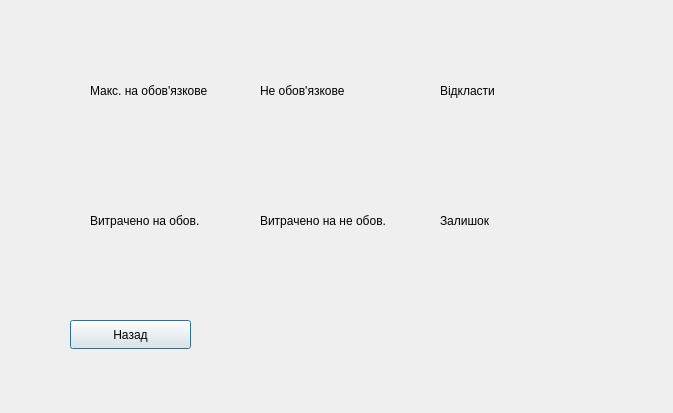
<?xml version="1.0" encoding="UTF-8"?>
<ui version="4.0">
 <class>AnalysisDialog</class>
 <widget class="QDialog" name="AnalysisDialog">
  <property name="geometry">
   <rect>
    <x>0</x>
    <y>0</y>
    <width>673</width>
    <height>413</height>
   </rect>
  </property>
  <property name="windowTitle">
   <string>Dialog</string>
  </property>
  <widget class="QPushButton" name="pb_cancel">
   <property name="geometry">
    <rect>
     <x>70</x>
     <y>320</y>
     <width>121</width>
     <height>29</height>
    </rect>
   </property>
   <property name="text">
    <string>Назад</string>
   </property>
  </widget>
  <widget class="QWidget" name="layoutWidget">
   <property name="geometry">
    <rect>
     <x>260</x>
     <y>80</y>
     <width>110</width>
     <height>49</height>
    </rect>
   </property>
   <layout class="QGridLayout" name="gridLayout_2">
    <item row="0" column="0">
     <widget class="QLabel" name="label_3">
      <property name="text">
       <string>Не обов'язкове</string>
      </property>
     </widget>
    </item>
    <item row="1" column="0">
     <widget class="QLabel" name="l_notNecessarily">
      <property name="text">
       <string/>
      </property>
     </widget>
    </item>
   </layout>
  </widget>
  <widget class="QWidget" name="layoutWidget_2">
   <property name="geometry">
    <rect>
     <x>440</x>
     <y>80</y>
     <width>68</width>
     <height>49</height>
    </rect>
   </property>
   <layout class="QGridLayout" name="gridLayout_3">
    <item row="2" column="0">
     <widget class="QLabel" name="l_saving">
      <property name="text">
       <string/>
      </property>
     </widget>
    </item>
    <item row="1" column="0">
     <widget class="QLabel" name="label_5">
      <property name="text">
       <string>Відкласти</string>
      </property>
     </widget>
    </item>
   </layout>
  </widget>
  <widget class="QWidget" name="layoutWidget_3">
   <property name="geometry">
    <rect>
     <x>90</x>
     <y>210</y>
     <width>141</width>
     <height>49</height>
    </rect>
   </property>
   <layout class="QGridLayout" name="gridLayout_4">
    <item row="0" column="0">
     <widget class="QLabel" name="label_7">
      <property name="text">
       <string>Витрачено на обов.</string>
      </property>
     </widget>
    </item>
    <item row="1" column="0">
     <widget class="QLabel" name="l_spentNecessarily">
      <property name="text">
       <string/>
      </property>
     </widget>
    </item>
   </layout>
  </widget>
  <widget class="QWidget" name="layoutWidget_4">
   <property name="geometry">
    <rect>
     <x>260</x>
     <y>210</y>
     <width>161</width>
     <height>49</height>
    </rect>
   </property>
   <layout class="QGridLayout" name="gridLayout_5">
    <item row="0" column="0">
     <widget class="QLabel" name="label_9">
      <property name="text">
       <string>Витрачено на не обов.</string>
      </property>
     </widget>
    </item>
    <item row="1" column="0">
     <widget class="QLabel" name="l_spentNotNecessarily">
      <property name="text">
       <string/>
      </property>
     </widget>
    </item>
   </layout>
  </widget>
  <widget class="QWidget" name="layoutWidget_5">
   <property name="geometry">
    <rect>
     <x>440</x>
     <y>210</y>
     <width>65</width>
     <height>49</height>
    </rect>
   </property>
   <layout class="QGridLayout" name="gridLayout_6">
    <item row="0" column="0">
     <widget class="QLabel" name="label_11">
      <property name="text">
       <string>Залишок</string>
      </property>
     </widget>
    </item>
    <item row="1" column="0">
     <widget class="QLabel" name="l_remainder">
      <property name="text">
       <string/>
      </property>
     </widget>
    </item>
   </layout>
  </widget>
  <widget class="QWidget" name="layoutWidget">
   <property name="geometry">
    <rect>
     <x>90</x>
     <y>80</y>
     <width>154</width>
     <height>49</height>
    </rect>
   </property>
   <layout class="QGridLayout" name="gridLayout">
    <item row="0" column="0">
     <widget class="QLabel" name="label">
      <property name="text">
       <string>Макс. на обов'язкове </string>
      </property>
     </widget>
    </item>
    <item row="1" column="0">
     <widget class="QLabel" name="l_maxNecessarily">
      <property name="text">
       <string/>
      </property>
     </widget>
    </item>
   </layout>
  </widget>
 </widget>
 <resources/>
 <connections/>
</ui>
